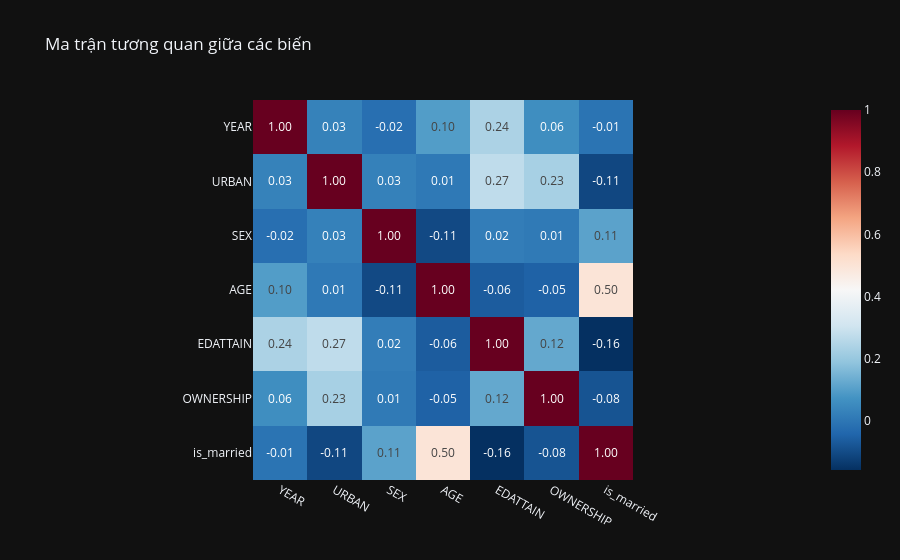

This figure's notebook cell:
### Code cell
# Heatmap correlation
numeric_cols = ['YEAR', 'URBAN', 'SEX', 'AGE', 'EDATTAIN', 'OWNERSHIP', 'is_married']
corr_matrix = df_youth[numeric_cols].corr()

fig = px.imshow(corr_matrix, 
                text_auto='.2f',
                color_continuous_scale='RdBu_r',
                title='Ma trận tương quan giữa các biến')
fig.update_layout(template='plotly_dark')
fig.show()

### Figure 1 — Plotly figure (JSON) as saved in the notebook; plotly's stock layout.template omitted (floating-point values rounded to 4 significant figures)
{"data": [{"coloraxis": "coloraxis", "hovertemplate": "x: %{x}<br>y: %{y}<br>color: %{z}<extra></extra>", "name": "0", "texttemplate": "%{z:.2f}", "type": "heatmap", "x": ["YEAR", "URBAN", "SEX", "AGE", "EDATTAIN", "OWNERSHIP", "is_married"], "xaxis": "x", "y": ["YEAR", "URBAN", "SEX", "AGE", "EDATTAIN", "OWNERSHIP", "is_married"], "yaxis": "y", "z": [[1.0, 0.02854, -0.01864, 0.09558, 0.2372, 0.05984, -0.007012], [0.02854, 1.0, 0.026, 0.006363, 0.2722, 0.2284, -0.1094], [-0.01864, 0.026, 1.0, -0.105, 0.01749, 0.009828, 0.1086], [0.09558, 0.006363, -0.105, 1.0, -0.06398, -0.05176, 0.4975], [0.2372, 0.2722, 0.01749, -0.06398, 1.0, 0.1218, -0.1584], [0.05984, 0.2284, 0.009828, -0.05176, 0.1218, 1.0, -0.08216], [-0.007012, -0.1094, 0.1086, 0.4975, -0.1584, -0.08216, 1.0]]}], "layout": {"coloraxis": {"colorscale": [[0, "rgb(5,48,97)"], [0.1, "rgb(33,102,172)"], [0.2, "rgb(67,147,195)"], [0.3, "rgb(146,197,222)"], [0.4, "rgb(209,229,240)"], [0.5, "rgb(247,247,247)"], [0.6, "rgb(253,219,199)"], [0.7, "rgb(244,165,130)"], [0.8, "rgb(214,96,77)"], [0.9, "rgb(178,24,43)"], [1, "rgb(103,0,31)"]]}, "title": {"text": "Ma trận tương quan giữa các biến"}, "xaxis": {"anchor": "y", "constrain": "domain", "domain": [0, 1], "scaleanchor": "y"}, "yaxis": {"anchor": "x", "autorange": "reversed", "constrain": "domain", "domain": [0, 1]}}}
